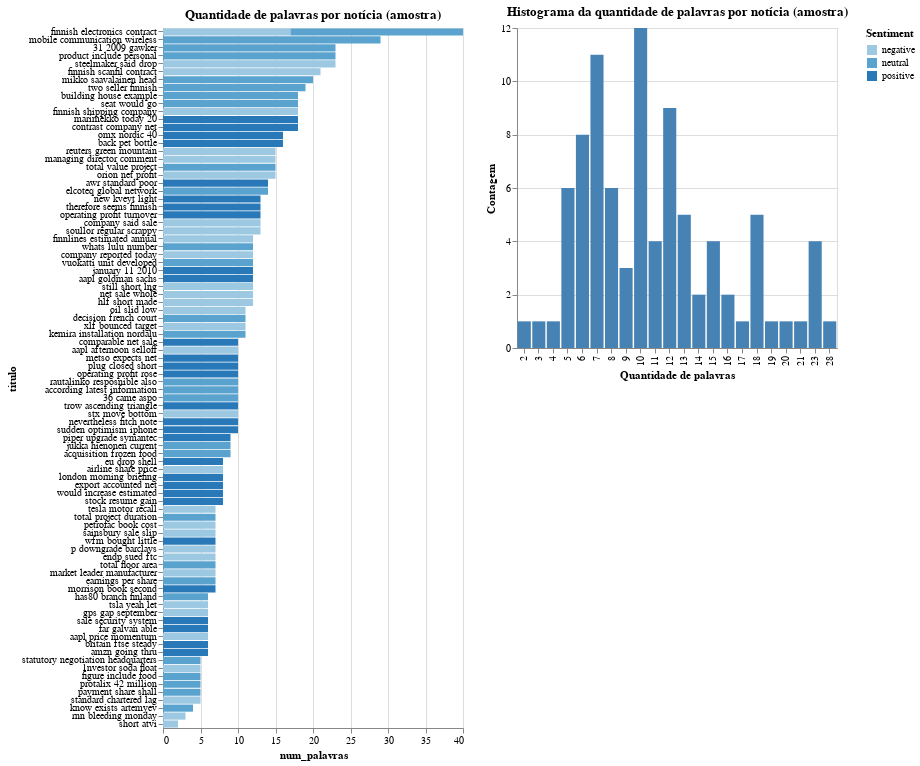

Notebook code for this chart:
### Code cell
# Amostragem de 5% dos dados
df_sample = df_balanceado.sample(frac=0.05, random_state=42)

pts = alt.selection(type="interval", encodings=["x"])

barras_de_linha = alt.Chart(df_sample).mark_bar().encode(
    x='num_palavras:Q',
    y=alt.Y('titulo:O', sort=alt.EncodingSortField(field="num_palavras", order='descending')),
    color='Sentiment:O',
    tooltip=['titulo', 'num_palavras', 'Sentence']
).transform_filter(
    pts
).properties(
    height=700,
    width=300,
    title='Quantidade de palavras por notícia (amostra)'
)

hist = alt.Chart(df_sample).mark_bar().encode(
    x=alt.X('hbin:N', title='Quantidade de palavras'),
    y=alt.Y('count()', title='Contagem'),
    tooltip=[alt.Tooltip('count():Q', title='Contagem de notícias'),
             alt.Tooltip('mbin:N', title='Quantidade de palavras')],
    color=alt.condition(pts, alt.value("steelblue"), alt.value("lightgray"))
).properties(
    height=320,
    width=320,
    title='Histograma da quantidade de palavras por notícia (amostra)'
).add_selection(pts)

hconcat = alt.hconcat(
    barras_de_linha,
    hist,
    data=df_sample
).transform_bin(
    "hbin",
    field="num_palavras",
    bin=alt.Bin(maxbins=50)
)

hconcat.save('1_tamanho_noticias_amostra.html')
hconcat

### Figure 1 — Vega-Lite specification as saved in the notebook (floating-point values rounded to 4 significant figures)
{"config": {"view": {"continuousWidth": 400, "continuousHeight": 300}}, "hconcat": [{"mark": "bar", "encoding": {"color": {"field": "Sentiment", "type": "ordinal"}, "tooltip": [{"field": "titulo", "type": "nominal"}, {"field": "num_palavras", "type": "quantitative"}, {"field": "Sentence", "type": "nominal"}], "x": {"field": "num_palavras", "type": "quantitative"}, "y": {"field": "titulo", "sort": {"field": "num_palavras", "order": "descending"}, "type": "ordinal"}}, "height": 700, "title": "Quantidade de palavras por notícia (amostra)", "transform": [{"filter": {"selection": "selector002"}}], "width": 300}, {"mark": "bar", "encoding": {"color": {"condition": {"value": "steelblue", "selection": "selector002"}, "value": "lightgray"}, "tooltip": [{"aggregate": "count", "title": "Contagem de notícias", "type": "quantitative"}, {"field": "mbin", "title": "Quantidade de palavras", "type": "nominal"}], "x": {"field": "hbin", "title": "Quantidade de palavras", "type": "nominal"}, "y": {"aggregate": "count", "title": "Contagem", "type": "quantitative"}}, "height": 320, "selection": {"selector002": {"type": "interval", "encodings": ["x"]}}, "title": "Histograma da quantidade de palavras por notícia (amostra)", "width": 320}], "data": {"name": "data-a2fd7f6b74672dc0b4a87c11c63eda2c"}, "transform": [{"bin": {"maxbins": 50}, "field": "num_palavras", "as": "hbin"}], "$schema": "https://vega.github.io/schema/vega-lite/v4.17.0.json", "datasets": {"data-a2fd7f6b74672dc0b4a87c11c63eda2c": [{"Sentence": ["has80", "branch", "finland", "annual", "revenue", "finland"], "Sentiment": "neutral", "titulo": "has80 branch finland", "num_palavras": 6}, {"Sentence": ["eu", "drop", "shell", "bp", "statoil", "ethanol", "benchmark", "investigation"], "Sentiment": "positive", "titulo": "eu drop shell", "num_palavras": 8}, {"Sentence": ["tsla", "yeah", "let", "go", "230s", "lol"], "Sentiment": "negative", "titulo": "tsla yeah let", "num_palavras": 6}, {"Sentence": ["tesla", "motor", "recall", "model", "x", "suv", "tsla"], "Sentiment": "negative", "titulo": "tesla motor recall", "num_palavras": 7}, {"Sentence": ["comparable", "net", "sale", "expected", "increase", "10", "2008", "line", "group", "target"], "Sentiment": "positive", "titulo": "comparable net sale", "num_palavras": 10}, {"Sentence": ["omx", "nordic", "40", "omxn40", "index", "comprising", "40", "traded", "nordic", "stock", "nasdaq", "omx", "exchange", "closed", "point", "wednesday"], "Sentiment": "positive", "titulo": "omx nordic 40", "num_palavras": 16}, {"Sentence": ["new", "kveyt", "light", "variety", "suomalainen", "pekoni", "marketed", "atrium", "brand", "name", "available", "consumer", "finland"], "Sentiment": "positive", "titulo": "new kveyt light", "num_palavras": 13}, {"Sentence": ["total", "project", "duration", "three", "year", "valued", "eur11"], "Sentiment": "neutral", "titulo": "total project duration", "num_palavras": 7}, {"Sentence": ["oil", "slid", "low", "opec", "kept", "oil", "production", "unchanged", "uso", "wti", "brent"], "Sentiment": "negative", "titulo": "oil slid low", "num_palavras": 11}, {"Sentence": ["aapl", "afternoon", "selloff", "usual", "brutal", "get", "ready", "lose", "ton", "money"], "Sentiment": "negative", "titulo": "aapl afternoon selloff", "num_palavras": 10}, {"Sentence": ["short", "atvi"], "Sentiment": "negative", "titulo": "short atvi", "num_palavras": 2}, {"Sentence": ["finnlines", "estimated", "annual", "general", "meeting", "2008", "financially", "tough", "year", "due", "large", "investment"], "Sentiment": "negative", "titulo": "finnlines estimated annual", "num_palavras": 12}, {"Sentence": ["petrofac", "book", "cost", "shetland", "gas", "terminal", "delay"], "Sentiment": "negative", "titulo": "petrofac book cost", "num_palavras": 7}, {"Sentence": ["sainsbury", "sale", "slip", "price", "pressure", "take", "toll"], "Sentiment": "negative", "titulo": "sainsbury sale slip", "num_palavras": 7}, {"Sentence": ["gps", "gap", "september", "comparable", "store", "sale"], "Sentiment": "negative", "titulo": "gps gap september", "num_palavras": 6}, {"Sentence": ["wfm", "bought", "little", "yesterday", "hoping", "earnings", "pop"], "Sentiment": "positive", "titulo": "wfm bought little", "num_palavras": 7}, {"Sentence": ["whats", "lulu", "number", "looked", "good", "great", "good", "think", "conference", "call", "instill", "confidence"], "Sentiment": "neutral", "titulo": "whats lulu number", "num_palavras": 12}, {"Sentence": ["airline", "share", "price", "closed", "slightly", "x20ac", "15us", "helsinki"], "Sentiment": "negative", "titulo": "airline share price", "num_palavras": 8}, {"Sentence": ["statutory", "negotiation", "headquarters", "part", "decrease"], "Sentiment": "neutral", "titulo": "statutory negotiation headquarters", "num_palavras": 5}, {"Sentence": ["london", "morning", "briefing", "hsbc", "standard", "chartered", "share", "rise"], "Sentiment": "positive", "titulo": "london morning briefing", "num_palavras": 8}, {"Sentence": ["mikko", "saavalainen", "head", "comptel", "global", "sale", "concludes", "gibtelecom", "provides", "perfect", "illustration", "variety", "business", "technical", "regulatory", "challenge", "operator", "facing", "os", "today"], "Sentiment": "neutral", "titulo": "mikko saavalainen head", "num_palavras": 20}, {"Sentence": ["building", "house", "example", "respecta", "oy", "jyvaskyla", "premise", "well", "company", "announced", "later", "say", "samuel", "koivisto", "director", "technopolis", "operation", "jyvaskyla"], "Sentiment": "neutral", "titulo": "building house example", "num_palavras": 18}, {"Sentence": ["metso", "expects", "net", "sale", "increase", "10", "2008", "comparable", "exchange", "rate"], "Sentiment": "positive", "titulo": "metso expects net", "num_palavras": 10}, {"Sentence": ["1nvestor", "soda", "float", "short", "lol"], "Sentiment": "negative", "titulo": "1nvestor soda float", "num_palavras": 5}, {"Sentence": ["mobile", "communication", "wireless", "broadband", "provider", "nokia", "inc", "nyse", "nok", "today", "set", "new", "financial", "target", "forecast", "nokia", "mobile", "device", "industry", "also", "nokia", "siemens", "network", "mobile", "fixed", "infrastructure", "related", "service", "market"], "Sentiment": "neutral", "titulo": "mobile communication wireless", "num_palavras": 29}, {"Sentence": ["figure", "include", "food", "export", "finland"], "Sentiment": "neutral", "titulo": "figure include food", "num_palavras": 5}, {"Sentence": ["company", "reported", "today", "operating", "loss", "eur0", "net", "sale", "eur4", "first", "quarter", "2008"], "Sentiment": "negative", "titulo": "company reported today", "num_palavras": 12}, {"Sentence": ["piper", "upgrade", "symantec", "improving", "renewal", "rate", "enterprise", "growth", "symc"], "Sentiment": "positive", "titulo": "piper upgrade symantec", "num_palavras": 9}, {"Sentence": ["plug", "closed", "short", "position", "small", "gain", "interested", "option", "expiring", "worthless"], "Sentiment": "positive", "titulo": "plug closed short", "num_palavras": 10}, {"Sentence": ["therefore", "seems", "finnish", "shipping", "company", "viking", "line", "get", "subsidy", "need", "order", "new", "vessel"], "Sentiment": "positive", "titulo": "therefore seems finnish", "num_palavras": 13}, {"Sentence": ["decision", "french", "court", "relates", "claim", "raised", "former", "aspocomp", "employee", "company", "said"], "Sentiment": "neutral", "titulo": "decision french court", "num_palavras": 11}, {"Sentence": ["p", "downgrade", "barclays", "rb", "government", "bailout", "fear"], "Sentiment": "negative", "titulo": "p downgrade barclays", "num_palavras": 7}, {"Sentence": ["reuters", "green", "mountain", "revenue", "miss", "share", "plunge", "gmcr", "print", "market", "foul", "mood", "bad", "day", "disappoint"], "Sentiment": "negative", "titulo": "reuters green mountain", "num_palavras": 15}, {"Sentence": ["endp", "sued", "ftc", "nobody", "buy", "hanging", "head"], "Sentiment": "negative", "titulo": "endp sued ftc", "num_palavras": 7}, {"Sentence": ["sale", "security", "system", "packaging", "increased", "slightly"], "Sentiment": "positive", "titulo": "sale security system", "num_palavras": 6}, {"Sentence": ["export", "accounted", "net", "sale", "representing", "time", "record", "company"], "Sentiment": "positive", "titulo": "export accounted net", "num_palavras": 8}, {"Sentence": ["vuokatti", "unit", "developed", "focus", "especially", "manufacture", "prototype", "new", "product", "demanding", "testing", "service"], "Sentiment": "neutral", "titulo": "vuokatti unit developed", "num_palavras": 12}, {"Sentence": ["operating", "profit", "turnover", "period", "increased", "respectively", "eur0", "eur29", "compared", "corresponding", "period", "year", "ago"], "Sentiment": "positive", "titulo": "operating profit turnover", "num_palavras": 13}, {"Sentence": ["finnish", "scanfil", "contract", "manufacturer", "system", "supplier", "communication", "industrial", "electronics", "report", "net", "sale", "eur", "mn", "first", "half", "2008", "eur", "mn", "year", "earlier"], "Sentiment": "negative", "titulo": "finnish scanfil contract", "num_palavras": 21}, {"Sentence": ["jukka", "hienonen", "current", "finnair", "ceo", "step", "end", "january", "2010"], "Sentiment": "neutral", "titulo": "jukka hienonen current", "num_palavras": 9}, {"Sentence": ["managing", "director", "comment", "net", "sale", "first", "quarter", "notably", "lower", "year", "especially", "finland", "russia", "baltic", "country"], "Sentiment": "negative", "titulo": "managing director comment", "num_palavras": 15}, {"Sentence": ["january", "11", "2010", "ephc", "board", "director", "approved", "increase", "quarterly", "dividend", "per", "share"], "Sentiment": "positive", "titulo": "january 11 2010", "num_palavras": 12}, {"Sentence": ["seat", "would", "go", "edgar", "edmonds", "american", "experience", "clothing", "retail", "industry", "christian", "fischer", "austrian", "experience", "winter", "sport", "good", "business"], "Sentiment": "neutral", "titulo": "seat would go", "num_palavras": 18}, {"Sentence": ["awr", "standard", "poor", "affirms", "credit", "rating", "american", "state", "water", "company", "golden", "state", "water", "company"], "Sentiment": "positive", "titulo": "awr standard poor", "num_palavras": 14}, {"Sentence": ["xlf", "bounced", "target", "buy", "area", "bought", "skf", "hedge", "watch", "50ma", "slope"], "Sentiment": "negative", "titulo": "xlf bounced target", "num_palavras": 11}, {"Sentence": ["company", "said", "sale", "three", "month", "end", "march", "slid", "eur86", "u", "eur91", "last", "year"], "Sentiment": "negative", "titulo": "company said sale", "num_palavras": 13}, {"Sentence": ["total", "floor", "area", "plant", "expansion", "square", "metre"], "Sentiment": "neutral", "titulo": "total floor area", "num_palavras": 7}, {"Sentence": ["aapl", "goldman", "sachs", "reiterates", "conviction", "buy", "apple", "155", "pt", "spy", "djia", "g"], "Sentiment": "positive", "titulo": "aapl goldman sachs", "num_palavras": 12}, {"Sentence": ["would", "increase", "estimated", "sale", "117", "million", "last", "year"], "Sentiment": "positive", "titulo": "would increase estimated", "num_palavras": 8}, {"Sentence": ["operating", "profit", "rose", "eur", "mn", "eur", "mn", "corresponding", "period", "2006"], "Sentiment": "positive", "titulo": "operating profit rose", "num_palavras": 10}, {"Sentence": ["protalix", "42", "million", "cash", "sale"], "Sentiment": "neutral", "titulo": "protalix 42 million", "num_palavras": 5}, {"Sentence": ["rautalinko", "resposnible", "also", "mobility", "service", "job", "division", "continued", "marek", "hintze"], "Sentiment": "neutral", "titulo": "rautalinko resposnible also", "num_palavras": 10}, {"Sentence": ["finnish", "electronics", "contract", "manufacturer", "scanfil", "report", "net", "sale", "eur", "mn", "second", "quarter", "2007", "eur", "mn", "year", "earlier"], "Sentiment": "negative", "titulo": "finnish electronics contract", "num_palavras": 17}, {"Sentence": ["payment", "share", "shall", "effected", "subscription"], "Sentiment": "neutral", "titulo": "payment share shall", "num_palavras": 5}, {"Sentence": ["total", "value", "project", "estimated", "mln", "euro", "mln", "service", "mln", "euro", "mln", "licence", "mln", "euro", "mln"], "Sentiment": "neutral", "titulo": "total value project", "num_palavras": 15}, {"Sentence": ["according", "latest", "information", "benefon", "launch", "twig", "device", "20", "september", "2006"], "Sentiment": "neutral", "titulo": "according latest information", "num_palavras": 10}, {"Sentence": ["36", "came", "aspo", "chemical", "39", "aspo", "shipping", "25", "aspo", "system"], "Sentiment": "neutral", "titulo": "36 came aspo", "num_palavras": 10}, {"Sentence": ["31", "2009", "gawker", "medium", "delivered", "newstex", "love", "fishing", "video", "game", "felt", "enough", "wackiness", "involved", "activision", "nasdaq", "atvi", "rapala", "fish", "might", "catch", "eye", "hook"], "Sentiment": "neutral", "titulo": "31 2009 gawker", "num_palavras": 23}, {"Sentence": ["finnish", "shipping", "company", "finnlines", "grimaldi", "group", "report", "net", "sale", "decreased", "eur", "mn", "2009", "eur", "mn", "corresponding", "period", "2008"], "Sentiment": "negative", "titulo": "finnish shipping company", "num_palavras": 18}, {"Sentence": ["orion", "net", "profit", "third", "quarter", "2007", "decreased", "mln", "euro", "mln", "mln", "euro", "mln", "year", "earlier"], "Sentiment": "negative", "titulo": "orion net profit", "num_palavras": 15}, {"Sentence": ["trow", "ascending", "triangle", "give", "bullish", "bias", "chart", "breakout", "84", "positive"], "Sentiment": "positive", "titulo": "trow ascending triangle", "num_palavras": 10}, {"Sentence": ["kemira", "installation", "nordalu", "producing", "ton", "liquid", "solid", "aluminum", "waste", "per", "year"], "Sentiment": "neutral", "titulo": "kemira installation nordalu", "num_palavras": 11}, {"Sentence": ["back", "pet", "bottle", "also", "steadily", "increased", "rate", "use", "strapping", "tape", "picked", "dip", "2005", "petcore", "said", "previously"], "Sentiment": "positive", "titulo": "back pet bottle", "num_palavras": 16}, {"Sentence": ["far", "galvan", "able", "avoid", "laying", "worker"], "Sentiment": "positive", "titulo": "far galvan able", "num_palavras": 6}, {"Sentence": ["know", "exists", "artemyev", "said"], "Sentiment": "neutral", "titulo": "know exists artemyev", "num_palavras": 4}, {"Sentence": ["still", "short", "lng", "area", "next", "stop", "could", "someone", "slammed", "hard", "shs", "follow"], "Sentiment": "negative", "titulo": "still short lng", "num_palavras": 12}, {"Sentence": ["finnish", "electronics", "contract", "maker", "incap", "oyj", "said", "january", "3", "2008", "sold", "manufacturing", "facility", "helsinki", "local", "real", "estate", "company", "sponda", "oyj", "mln", "euro", "mln"], "Sentiment": "neutral", "titulo": "finnish electronics contract", "num_palavras": 23}, {"Sentence": ["marimekko", "today", "20", "november", "signed", "license", "agreement", "swedish", "chain", "whereby", "marimekko", "license", "popular", "pattern", "1950s", "1960s", "1970s", "h"], "Sentiment": "positive", "titulo": "marimekko today 20", "num_palavras": 18}, {"Sentence": ["stock", "resume", "gain", "rally", "record", "crh", "tullow", "climb"], "Sentiment": "positive", "titulo": "stock resume gain", "num_palavras": 8}, {"Sentence": ["aapl", "price", "momentum", "weakening", "going", "close"], "Sentiment": "negative", "titulo": "aapl price momentum", "num_palavras": 6}, {"Sentence": ["stx", "move", "bottom", "still", "bear", "market", "datasecurity", "emc", "sndk", "wdc"], "Sentiment": "negative", "titulo": "stx move bottom", "num_palavras": 10}, {"Sentence": ["market", "leader", "manufacturer", "market", "share", "corresponding", "period"], "Sentiment": "negative", "titulo": "market leader manufacturer", "num_palavras": 7}, {"Sentence": ["rnn", "bleeding", "monday"], "Sentiment": "negative", "titulo": "rnn bleeding monday", "num_palavras": 3}, {"Sentence": ["nevertheless", "fitch", "note", "business", "fundamental", "three", "bank", "currently", "remain", "sound"], "Sentiment": "positive", "titulo": "nevertheless fitch note", "num_palavras": 10}, {"Sentence": ["two", "seller", "finnish", "national", "fund", "r", "sitra", "oras", "invest", "oy", "also", "sold", "half", "shareholding", "leaving", "pct", "pct", "company", "respectively"], "Sentiment": "neutral", "titulo": "two seller finnish", "num_palavras": 19}, {"Sentence": ["britain", "ftse", "steady", "supported", "dixons", "carphone"], "Sentiment": "positive", "titulo": "britain ftse steady", "num_palavras": 6}, {"Sentence": ["earnings", "per", "share", "eps", "amounted", "loss", "eur0"], "Sentiment": "neutral", "titulo": "earnings per share", "num_palavras": 7}, {"Sentence": ["standard", "chartered", "lag", "capital", "worry"], "Sentiment": "negative", "titulo": "standard chartered lag", "num_palavras": 5}, {"Sentence": ["elcoteq", "global", "network", "market", "service", "site", "long", "experience", "serving", "consumer", "electronics", "system", "solution", "customer"], "Sentiment": "neutral", "titulo": "elcoteq global network", "num_palavras": 14}, {"Sentence": ["acquisition", "frozen", "food", "fish", "sector", "long", "synergy", "tehtaat", "business"], "Sentiment": "neutral", "titulo": "acquisition frozen food", "num_palavras": 9}, {"Sentence": ["product", "include", "personal", "communication", "product", "mobile", "phone", "part", "home", "communication", "product", "box", "electronics", "flat", "panel", "tv", "well", "communication", "network", "product", "amplifier", "microwave", "system"], "Sentiment": "neutral", "titulo": "product include personal", "num_palavras": 23}, {"Sentence": ["steelmaker", "said", "drop", "profit", "explained", "continuing", "economic", "uncertainty", "mixed", "current", "drought", "bank", "lending", "resulting", "decline", "demand", "product", "customer", "find", "increasingly", "difficult", "fund", "operation"], "Sentiment": "negative", "titulo": "steelmaker said drop", "num_palavras": 23}, {"Sentence": ["contrast", "company", "net", "loss", "third", "quarter", "2009", "contracted", "eur", "76", "million", "eur", "256", "million", "corresponding", "period", "year", "ago"], "Sentiment": "positive", "titulo": "contrast company net", "num_palavras": 18}, {"Sentence": ["net", "sale", "whole", "fiscal", "year", "2008", "lower", "2007", "operating", "profit", "estimated", "negative"], "Sentiment": "negative", "titulo": "net sale whole", "num_palavras": 12}, {"Sentence": ["hlf", "short", "made", "killing", "last", "couple", "day", "might", "make", "cover", "buy", "back"], "Sentiment": "negative", "titulo": "hlf short made", "num_palavras": 12}, {"Sentence": ["soullor", "regular", "scrappy", "q", "swy", "usually", "present", "sale", "weak", "margin", "debt", "still", "way"], "Sentiment": "negative", "titulo": "soullor regular scrappy", "num_palavras": 13}, {"Sentence": ["morrison", "book", "second", "consecutive", "quarter", "sale", "growth"], "Sentiment": "positive", "titulo": "morrison book second", "num_palavras": 7}, {"Sentence": ["sudden", "optimism", "iphone", "sale", "bad", "expected", "give", "apple", "aapl", "lift"], "Sentiment": "positive", "titulo": "sudden optimism iphone", "num_palavras": 10}, {"Sentence": ["amzn", "going", "thru", "roof", "need", "sell"], "Sentiment": "positive", "titulo": "amzn going thru", "num_palavras": 6}]}}
